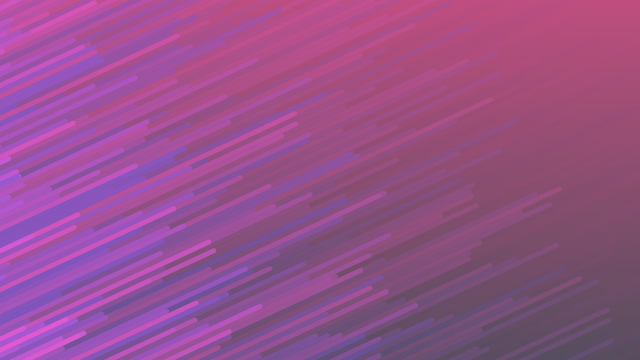
Frame 1 (no input)
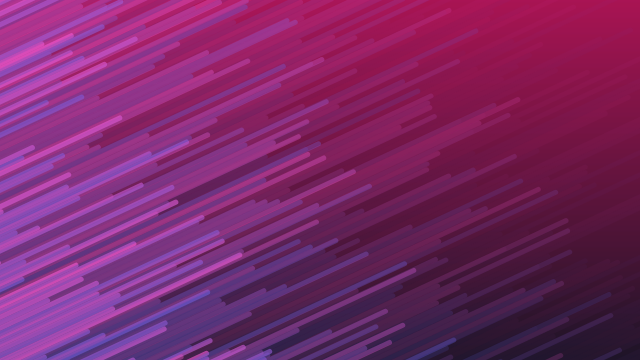
Frame 60 (no input)
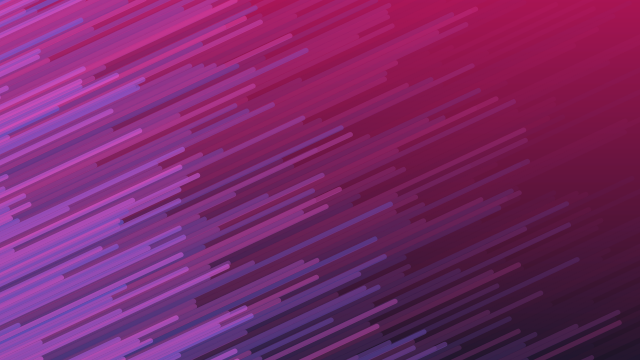
Frame 120 (the mouse pressed at the canvas centre since frame 60)

The p5.js sketch that drew these frames (run headless with seeded random() and noise() and a simulated clock; from frame 60 on, the mouse is pressed at the canvas centre):

// p5.js sketch
// ── sketch.js
// Based on an image i was sent https://cdn.discordapp.com/attachments/215543685696323586/960426234649661460/abstract-gradient-pink-purple-stripes-on-purple-background-vector.jpg

//alternative source https://www.freepik.com/premium-vector/abstract-gradient-pink-purple-stripes-gradient-dark-purple-pink-background_4820346.htm#page=6&position=5&from_view=author

let lines = []
let w = 5
let topgap = 100
let layers = 5
let speed = 5
let angle = 65

let color1;
let color2;
let length;
const Y_AXIS = 1;
const X_AXIS = 2;

function setup() {
  // angleMode(DEG)
  createCanvas(640, 360);
  
  color1 = color(170, 20, 84)
  color2 = color(30, 20, 40)
  
  length = floor(width / w) + 50
  for(let i = 0; i < length * layers; i++) {
    let x = w/2 + (i % length) * w
    let y = topgap + random(height - topgap)
    let z = floor(i / length)
    let c = [random(93,255), 90, 208]
    let point = {x ,y, z, c}
    lines.push(point)
  }
  // console.log(lines)
}

function draw() {
  // background(0);
  setGradient(0, 0, width, height, color1, color2, Y_AXIS)
  rotate(PI * angle/180)
  translate(0, -50)
  strokeCap(ROUND);
  strokeWeight(w)
  for(let p of lines) {
    // point(p.x, p.y)
    
    stroke(...p.c, 255  * Math.pow(1 - (p.z / layers), 2))
    line(p.x, p.y - width / 4 * p.z, p.x, height * 4)
    p.x -= speed / p.z
    if(p.x < 0) {
      p.x = w/2 + length * w
      p.y = topgap + random(height - topgap)
    }
  }
}

function setGradient(x, y, w, h, c1, c2, axis) {
  noFill();

  if (axis === Y_AXIS) {
    // Top to bottom gradient
    for (let i = y; i <= y + h; i++) {
      let inter = map(i, y, y + h, 0, 1);
      let c = lerpColor(c1, c2, inter);
      stroke(c);
      line(x, i, x + w, i);
    }
  } else if (axis === X_AXIS) {
    // Left to right gradient
    for (let i = x; i <= x + w; i++) {
      let inter = map(i, x, x + w, 0, 1);
      let c = lerpColor(c1, c2, inter);
      stroke(c);
      line(i, y, i, y + h);
    }
  }
}
